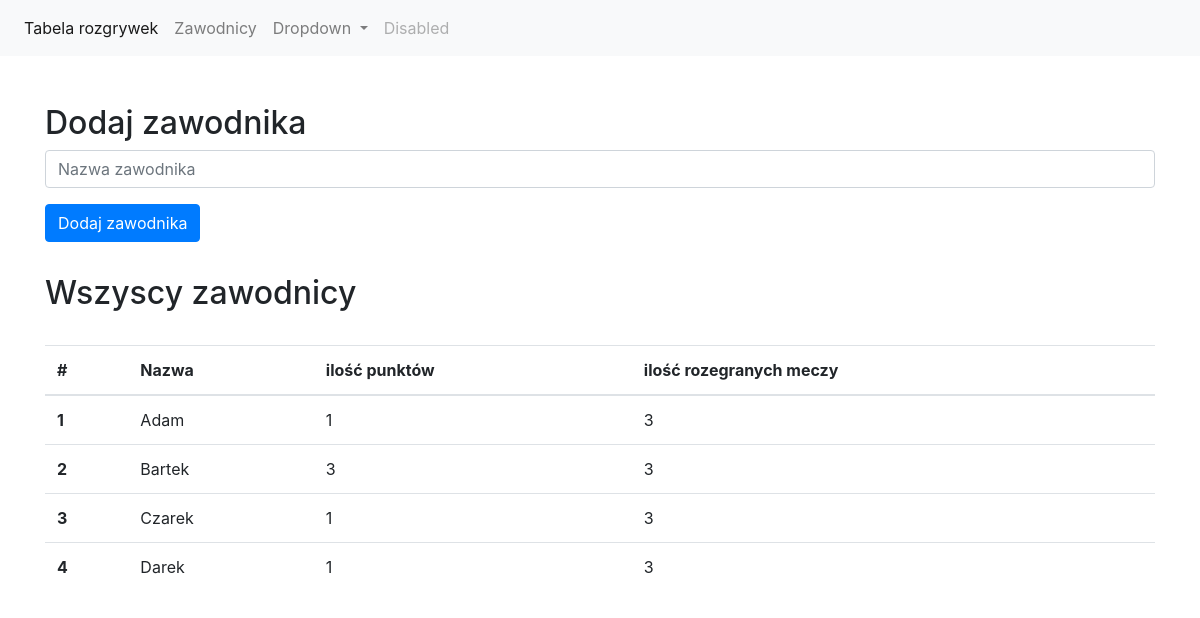
The app's page /zawodnik.php with its own data.
### tables this page shows
CREATE TABLE `zawodnicy` (
  `id` int(11) NOT NULL,
  `nazwa` varchar(128) NOT NULL,
  `punkty` int(11) NOT NULL,
  `ile_meczy` int(11) NOT NULL COMMENT 'ilość rozegranych meczy w sezonie',
  `ranking` int(11) NOT NULL
);

### class/DBConn.class.php (called while the page is built, shortened)
<?php
  class DBConn
  {
      protected $datab;
      public function __construct($username = "root", $password = "", $host = "localhost", $db_name = "pixlab", $options = [])
      {
        try
        {
          $this->datab = new PDO("mysql:host={$host};dbname={$db_name};charset=utf8", $username, $password, $options);
          $this->datab->setAttribute(PDO::ATTR_ERRMODE, PDO::ERRMODE_EXCEPTION);
          $this->datab->setAttribute(PDO::ATTR_DEFAULT_FETCH_MODE, PDO::FETCH_ASSOC);
        }
        catch (PDOException $e)
        {
          throw new Exception($e->getMessage());
        }
      }
      public function Disconnect()
      {
        $this->datab = null;
      }
      public function getRows($query, $params = [])
      {
        try
        {
          $stmt = $this->datab->prepare($query);
          $stmt->execute($params);
          return $stmt->fetchAll();
        }
        catch (Exception $e)
        {
          throw new Exception($e->getMessage());
        }
      }
  }

### class/Zawodnik.class.php (the view, shortened to what this page needs)
<?php
  require_once('dbconn.class.php');
  class Zawodnik
  {
    public static function pokazZawodnikow()
    {
      $db = new DBConn();
      $get_rows = $db->getRows("SELECT * FROM zawodnicy");
      foreach ($get_rows as $zawodnik)
      {
        echo "<tr>";
        echo "<th scope='row'>{$zawodnik['id']}</th>";
        echo "<td>{$zawodnik['nazwa']}</td>";
        echo "<td>{$zawodnik['punkty']}</td>";
        echo "<td>{$zawodnik['ile_meczy']}</td>";
        echo "</tr>";
      }
    }
  }

### records on screen
zawodnicy: id "1", nazwa "Adam", punkty "1", ile_meczy "3"
zawodnicy: id "2", nazwa "Bartek", punkty "3", ile_meczy "3"
zawodnicy: id "3", nazwa "Czarek", punkty "1", ile_meczy "3"
zawodnicy: id "4", nazwa "Darek", punkty "1", ile_meczy "3"
